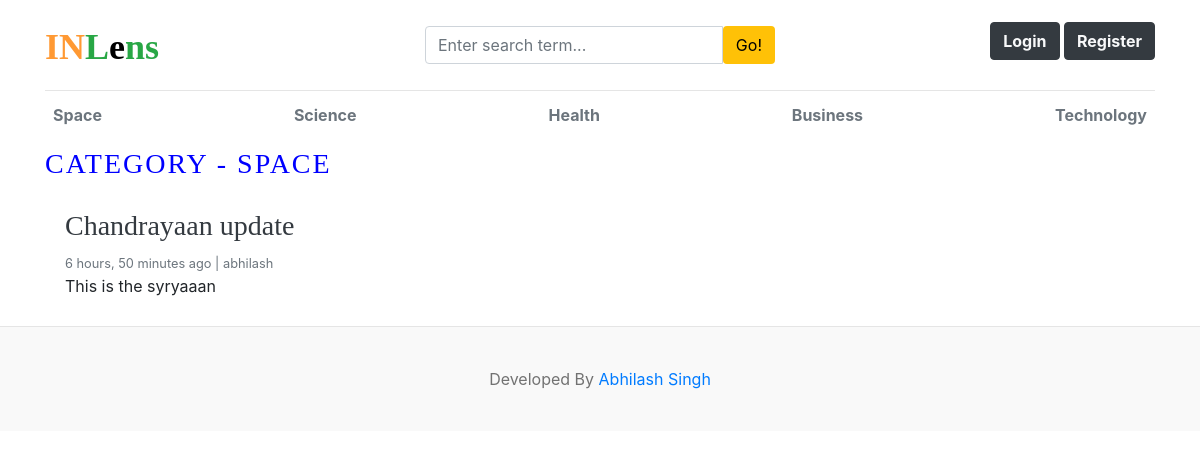
The page /category/1/ on the database as committed earlier.
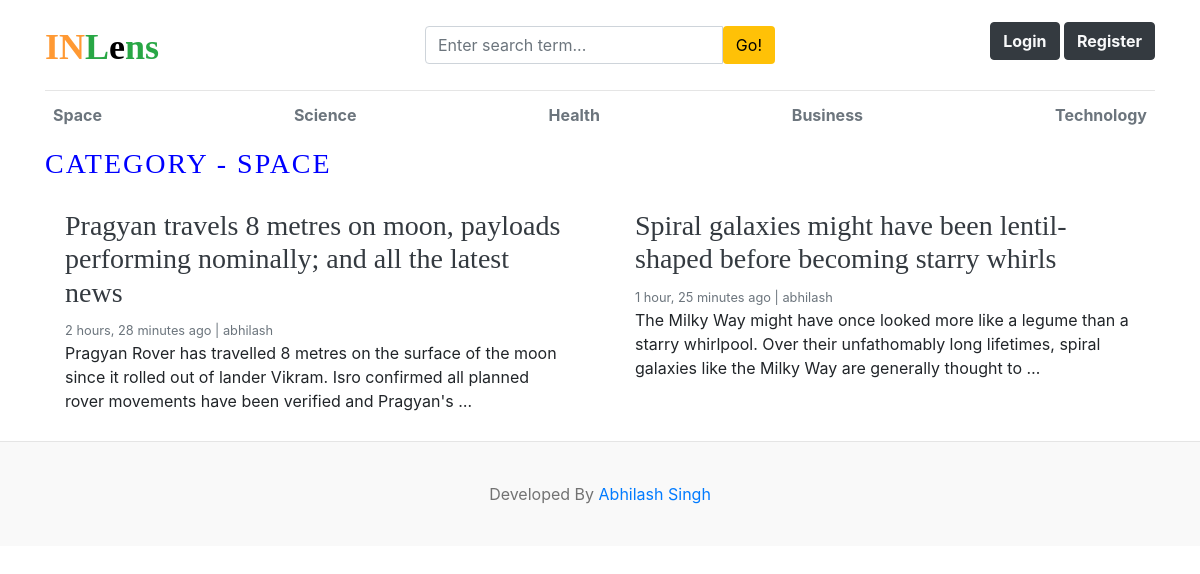
The same page on the database as committed later.
### blogs/models.py (models this page shows, shortened)
class Category(models.Model):
    category_name = models.CharField(max_length=200, unique=True)
    created_at = models.DateTimeField(auto_now_add=True)
    updated_at = models.DateTimeField(auto_now=True)
    class Meta: # to correct the spelling of categories changing the metadata.
        verbose_name_plural = 'categories'
    def __str__(self):
        return self.category_name

class Blog(models.Model):
    title =  models.CharField(max_length=1000)
    slug = models.SlugField(max_length=1000, unique=True, blank=True)
    category = models.ForeignKey(Category, on_delete=models.CASCADE) # means when we delete the category then the blog post of that category also will deleted.
    author = models.ForeignKey(User, on_delete=models.CASCADE) # if user delete then all blog also get deleted.
    featured_image = models.ImageField(upload_to='upload/%y/%m/%d', height_field=None, width_field=None, max_length=None)
    short_description = models.TextField(max_length= 2000, blank = True)
    blog_body = models.TextField(max_length= 2000, blank = True)
    status = models.CharField(max_length=20,choices=STATUS_CHOICES, default='Draft')
    is_featured = models.BooleanField(default=False)
    created_at = models.DateTimeField(auto_now_add=True)
    updated_at = models.DateTimeField(auto_now=True)

### blogs/views.py (the view)
# urls.py: path('<int:category_id>/', views.posts_by_category, name='posts_by_category')
def posts_by_category(request, category_id):
    posts = Blog.objects.filter(status='Published', category=category_id)
    try:
        category = Category.objects.get(pk=category_id)
    except:
       return redirect('home')
    context = {
            'posts': posts,
            'category': category,
    }
    return render(request, 'posts_by_category.html', context)

### blogs/context_processors.py (called while the page is built)
def get_categories(request):
    categories = Category.objects.all()
    return dict(categories=categories)

def get_social_links(request):
    social_links = SocialLink.objects.all()
    return dict(social_links=social_links)

### templates/posts_by_category.html (shortened to what this page needs)
{% extends 'base.html' %}
{% block content %}
 <h3 class="text-uppercase" style="color: blue; letter-spacing: 2px; ">Category - {{category}}</h3>
  <div class="row mb-2">
    {% if posts %}
    {% for post in posts %}
    <div class="col-md-6">
      <div class="card border-0" >
        <div class="card-body">
          <h3><a href="{% url 'blogs' post.slug %}" class="text-dark">{{post.title}}</a></h3>
          <small class="mb-1 text-muted">{{ post.created_at | timesince }} ago | {{ post.author }}</small>
          <p class="card-text">{{post.short_description | safe | truncatewords:30}}</p>
        </div>
      </div>
    </div>
    {% endfor %}
    {% else %}
    <p> NO Record Found </p>
    {% endif %}
  </div>
</div>
{% endblock %}

### templates/base.html (shortened to what this page needs)
{% load static %}
<!DOCTYPE html>
<html lang="en">
<head>
    <link href="https://getbootstrap.com/docs/4.0/dist/css/bootstrap.min.css" rel="stylesheet">
    <link href="https://applesocial.s3.amazonaws.com/assets/styles/fonts/sanfrancisco/sanfranciscodisplay-regular-webfont.woff" rel="stylesheet">
    <link href="{% static 'css/blog.css' %}" rel="stylesheet">
    <link rel="stylesheet" href="https://cdnjs.cloudflare.com/ajax/libs/font-awesome/4.7.0/css/font-awesome.min.css">
  </head>
<body>
    <div class="container">
      <header class="blog-header py-3">
        <div class="row flex-nowrap justify-content-between align-items-center">
          <div class="col-4 pt-1">
            <a class="blog-header-logo text-success font-weight-bold" href="/"><b style="color:#FF9933">IN</b>L<b style="color:black">e</b>ns</a>
          </div>
          <div class="col-4">
            <form action="{% url 'search' %}" method='GET'>
              <div class="input-group">
                <input class="form-control" type="text" name="keyword" value="{{keyword}}" placeholder="Enter search term..." aria-label="Enter search term..." aria-describedby="button-search" />
                <button type="submit" class="btn bg-warning" id="button-search" type="button">Go!</button>
            </div>
          </form>
        </div>
          <div class="col-4 d-flex justify-content-end align-items-center">
            {% if not user.is_authenticated %}
            <a class="btn btn-dark text-light float-right mb-2  font-weight-bold" href="{% url 'login' %}">Login</a> &nbsp;
            <a class="btn btn-dark text-light float-right mb-2 font-weight-bold" href="{% url 'register' %}">Register</a>
            {% else %}
            <span><a class="btn btn-dark text-light float-right mb-2  font-weight-bold " href="{% url 'dashboard'%}">dashboard</a></span>
            &emsp;
            <span><a class ="btn btn-dark text-light float-right mb-2 font-weight-bold" href="{% url 'logout' %}">Logout</a></span>
            {% endif %}
          </div>
        </div>
      </header>
      <div class="nav-scroller py-1 mb-2">
        <nav class="nav d-flex justify-content-between">
          {% for cat in categories %}
          <a class="p-2 text-muted font-weight-bold" href="{% url 'posts_by_category' cat.id%}">{{cat.category_name}}</a>
          {% endfor %}
        </nav>
      </div>
{% block content %}
{% endblock %}
<footer class="blog-footer">
    <p>Developed By <a href="#">Abhilash Singh</a></p>
  </footer>
  </body>
  </html>

Rows that differ between the two databases and show on the page:
removed Blog: title "Chandrayaan update", created_at "6 hours, 50 minutes", author "abhilash", short_description "This is the syryaaan"
added Blog: title "Pragyan travels 8 metres on moon, payloads performing nominally; and all the latest news", created_at "2 hours, 28 minutes", author "abhilash", short_description "Pragyan Rover has travelled 8 metres on the surface of the moon since it rolled out of lander Vikram. Isro confirmed all planned rover movements have been verified and Pragyan's …"
added Blog: title "Spiral galaxies might have been lentil-shaped before becoming starry whirls", created_at "1 hour, 25 minutes", author "abhilash", short_description "The Milky Way might have once looked more like a legume than a starry whirlpool. Over their unfathomably long lifetimes, spiral galaxies like the Milky Way are generally thought to …"
